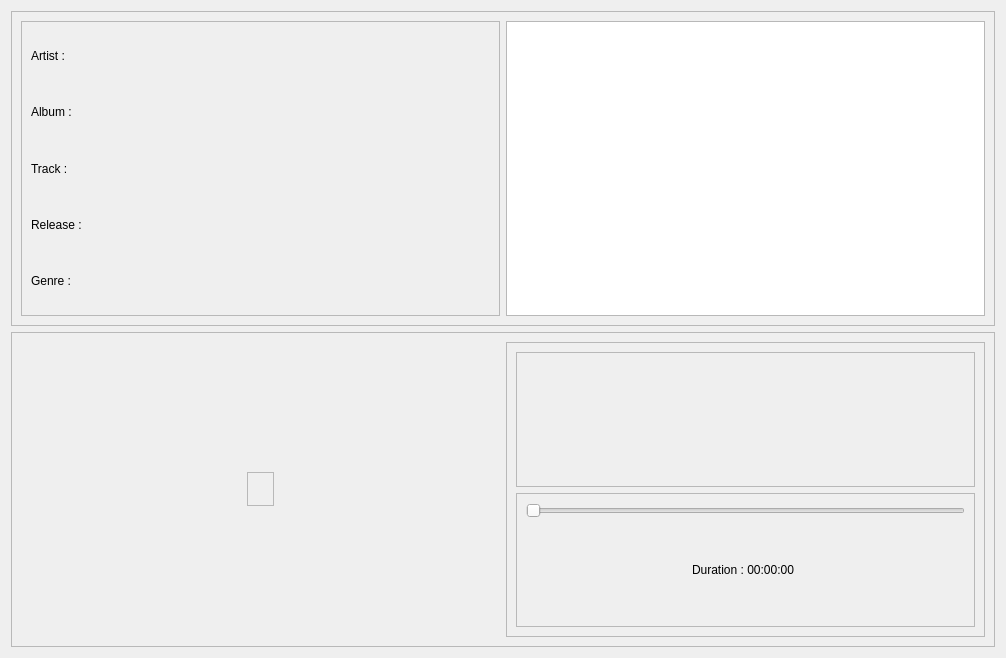
<?xml version="1.0" encoding="UTF-8"?>
<ui version="4.0">
 <class>music_player</class>
 <widget class="QWidget" name="music_player">
  <property name="geometry">
   <rect>
    <x>0</x>
    <y>0</y>
    <width>1006</width>
    <height>658</height>
   </rect>
  </property>
  <property name="windowTitle">
   <string>Form</string>
  </property>
  <layout class="QVBoxLayout" name="verticalLayout">
   <item>
    <widget class="QFrame" name="upper_frame">
     <property name="frameShape">
      <enum>QFrame::StyledPanel</enum>
     </property>
     <property name="frameShadow">
      <enum>QFrame::Raised</enum>
     </property>
     <layout class="QHBoxLayout" name="horizontalLayout">
      <item>
       <widget class="QFrame" name="track_info_frame">
        <property name="frameShape">
         <enum>QFrame::StyledPanel</enum>
        </property>
        <property name="frameShadow">
         <enum>QFrame::Raised</enum>
        </property>
        <layout class="QGridLayout" name="gridLayout">
         <item row="0" column="0">
          <widget class="QLabel" name="artist_label">
           <property name="text">
            <string>Artist : </string>
           </property>
          </widget>
         </item>
         <item row="0" column="1">
          <widget class="QLabel" name="track_artist">
           <property name="text">
            <string/>
           </property>
          </widget>
         </item>
         <item row="1" column="1">
          <widget class="QLabel" name="track_album">
           <property name="text">
            <string/>
           </property>
          </widget>
         </item>
         <item row="2" column="0">
          <widget class="QLabel" name="name_label">
           <property name="text">
            <string>Track : </string>
           </property>
          </widget>
         </item>
         <item row="3" column="0">
          <widget class="QLabel" name="release_label">
           <property name="text">
            <string>Release : </string>
           </property>
          </widget>
         </item>
         <item row="2" column="1">
          <widget class="QLabel" name="track_name">
           <property name="text">
            <string/>
           </property>
          </widget>
         </item>
         <item row="3" column="1">
          <widget class="QLabel" name="track_release">
           <property name="text">
            <string/>
           </property>
          </widget>
         </item>
         <item row="1" column="0">
          <widget class="QLabel" name="album_label">
           <property name="text">
            <string>Album : </string>
           </property>
          </widget>
         </item>
         <item row="4" column="0">
          <widget class="QLabel" name="genre_label">
           <property name="text">
            <string>Genre : </string>
           </property>
          </widget>
         </item>
         <item row="4" column="1">
          <widget class="QLabel" name="track_genre">
           <property name="text">
            <string/>
           </property>
          </widget>
         </item>
        </layout>
       </widget>
      </item>
      <item>
       <widget class="QListWidget" name="tracklist">
        <property name="sizePolicy">
         <sizepolicy hsizetype="Preferred" vsizetype="Preferred">
          <horstretch>0</horstretch>
          <verstretch>0</verstretch>
         </sizepolicy>
        </property>
        <property name="sortingEnabled">
         <bool>true</bool>
        </property>
       </widget>
      </item>
     </layout>
    </widget>
   </item>
   <item>
    <widget class="QFrame" name="bottom_frame">
     <property name="frameShape">
      <enum>QFrame::StyledPanel</enum>
     </property>
     <property name="frameShadow">
      <enum>QFrame::Raised</enum>
     </property>
     <layout class="QHBoxLayout" name="horizontalLayout_2">
      <item alignment="Qt::AlignHCenter|Qt::AlignVCenter">
       <widget class="QFrame" name="track_cover_frame">
        <property name="frameShape">
         <enum>QFrame::StyledPanel</enum>
        </property>
        <property name="frameShadow">
         <enum>QFrame::Raised</enum>
        </property>
        <layout class="QHBoxLayout" name="horizontalLayout_4">
         <item>
          <widget class="QLabel" name="track_cover_art">
           <property name="text">
            <string/>
           </property>
          </widget>
         </item>
        </layout>
       </widget>
      </item>
      <item>
       <widget class="QFrame" name="player_frame">
        <property name="frameShape">
         <enum>QFrame::StyledPanel</enum>
        </property>
        <property name="frameShadow">
         <enum>QFrame::Raised</enum>
        </property>
        <layout class="QVBoxLayout" name="verticalLayout_3">
         <item>
          <widget class="QFrame" name="player_buttons_frame">
           <property name="frameShape">
            <enum>QFrame::StyledPanel</enum>
           </property>
           <property name="frameShadow">
            <enum>QFrame::Raised</enum>
           </property>
           <layout class="QHBoxLayout" name="horizontalLayout_3">
            <item>
             <widget class="QPushButton" name="previous_button">
              <property name="sizePolicy">
               <sizepolicy hsizetype="Minimum" vsizetype="Preferred">
                <horstretch>0</horstretch>
                <verstretch>0</verstretch>
               </sizepolicy>
              </property>
              <property name="styleSheet">
               <string notr="true">border: none; </string>
              </property>
              <property name="text">
               <string/>
              </property>
              <property name="icon">
               <iconset resource="resources/player_resources.qrc">
                <normaloff>:/icons /back.png</normaloff>:/icons /back.png</iconset>
              </property>
              <property name="iconSize">
               <size>
                <width>40</width>
                <height>40</height>
               </size>
              </property>
              <property name="flat">
               <bool>false</bool>
              </property>
             </widget>
            </item>
            <item>
             <widget class="QPushButton" name="play_button">
              <property name="sizePolicy">
               <sizepolicy hsizetype="Minimum" vsizetype="Preferred">
                <horstretch>0</horstretch>
                <verstretch>0</verstretch>
               </sizepolicy>
              </property>
              <property name="styleSheet">
               <string notr="true">border: none; 
</string>
              </property>
              <property name="text">
               <string/>
              </property>
              <property name="icon">
               <iconset resource="resources/player_resources.qrc">
                <normaloff>:/icons /play.png</normaloff>:/icons /play.png</iconset>
              </property>
              <property name="iconSize">
               <size>
                <width>40</width>
                <height>40</height>
               </size>
              </property>
              <property name="flat">
               <bool>false</bool>
              </property>
             </widget>
            </item>
            <item>
             <widget class="QPushButton" name="next_button">
              <property name="enabled">
               <bool>true</bool>
              </property>
              <property name="sizePolicy">
               <sizepolicy hsizetype="Minimum" vsizetype="Preferred">
                <horstretch>0</horstretch>
                <verstretch>0</verstretch>
               </sizepolicy>
              </property>
              <property name="styleSheet">
               <string notr="true">border: none; </string>
              </property>
              <property name="text">
               <string/>
              </property>
              <property name="icon">
               <iconset resource="resources/player_resources.qrc">
                <normaloff>:/icons /next.png</normaloff>:/icons /next.png</iconset>
              </property>
              <property name="iconSize">
               <size>
                <width>40</width>
                <height>40</height>
               </size>
              </property>
              <property name="flat">
               <bool>false</bool>
              </property>
             </widget>
            </item>
           </layout>
          </widget>
         </item>
         <item>
          <widget class="QFrame" name="duration_frame">
           <property name="frameShape">
            <enum>QFrame::StyledPanel</enum>
           </property>
           <property name="frameShadow">
            <enum>QFrame::Raised</enum>
           </property>
           <layout class="QVBoxLayout" name="verticalLayout_2">
            <item>
             <widget class="QSlider" name="duration_slider">
              <property name="sizePolicy">
               <sizepolicy hsizetype="Preferred" vsizetype="Fixed">
                <horstretch>0</horstretch>
                <verstretch>0</verstretch>
               </sizepolicy>
              </property>
              <property name="orientation">
               <enum>Qt::Horizontal</enum>
              </property>
             </widget>
            </item>
            <item alignment="Qt::AlignHCenter|Qt::AlignVCenter">
             <widget class="QLabel" name="duration_label">
              <property name="text">
               <string>Duration : 00:00:00 </string>
              </property>
             </widget>
            </item>
           </layout>
          </widget>
         </item>
        </layout>
       </widget>
      </item>
     </layout>
    </widget>
   </item>
  </layout>
 </widget>
 <resources>
  <include location="resources/player_resources.qrc"/>
 </resources>
 <connections/>
</ui>
